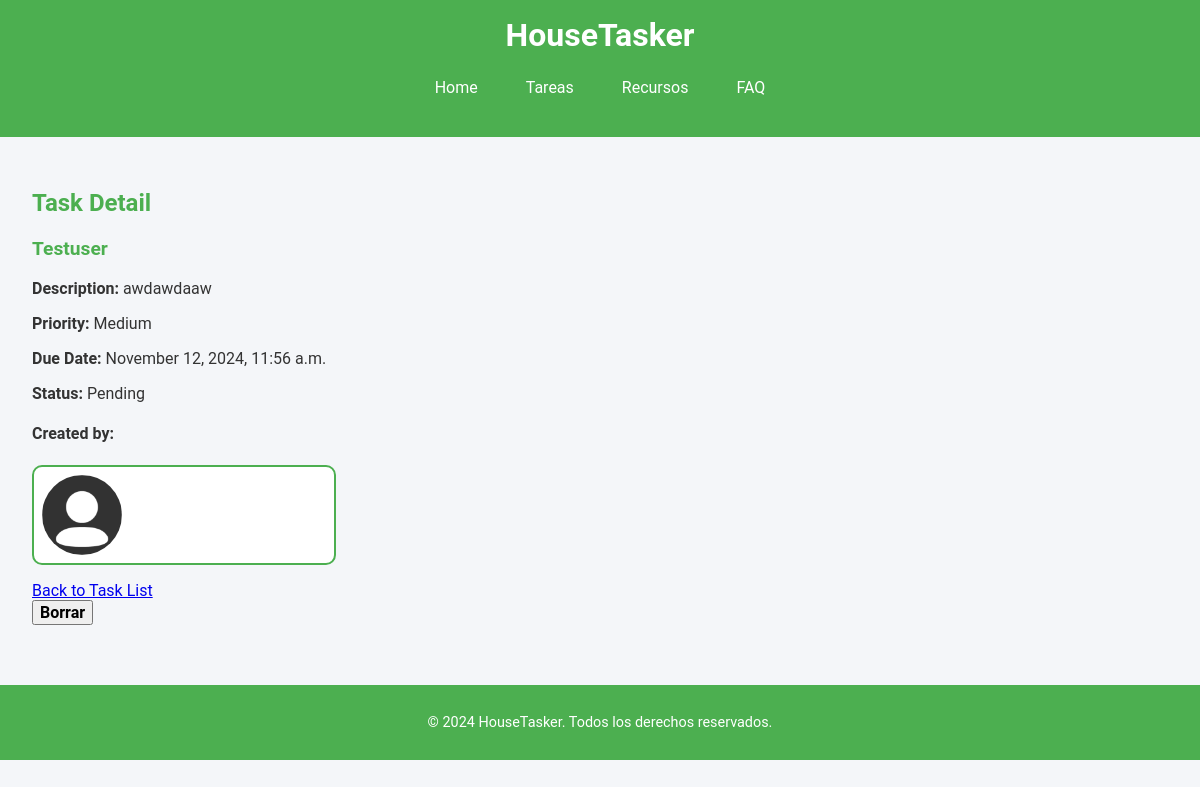
/tasks/6/ (signed in), run on an earlier commit of the app's database.
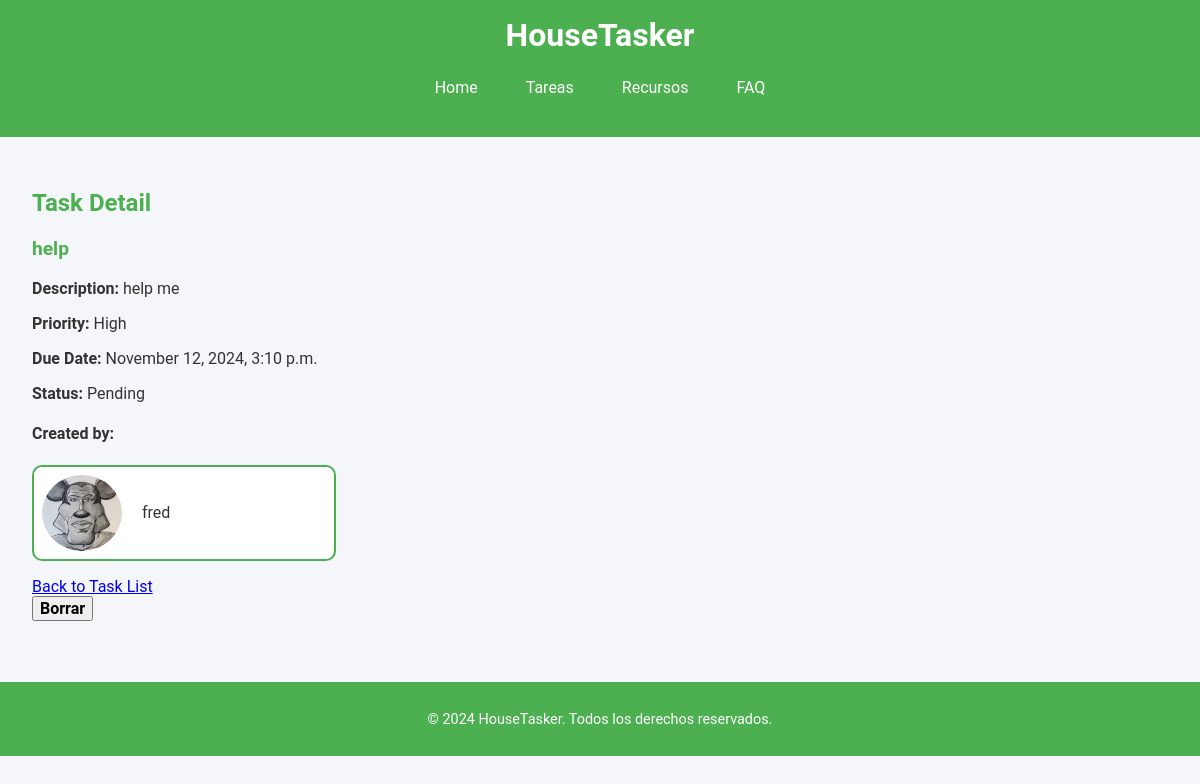
And on a later commit of the database.
### appHouseTasker/models.py (models this page shows, shortened)
class Task(models.Model):
    LOW = 'Low'
    MEDIUM = 'Medium'
    HIGH = 'High'
    PRIORITY_CHOICES = [
        (LOW, 'Low'),
        (MEDIUM, 'Medium'),
        (HIGH, 'High'),
    ]
    title = models.CharField(max_length=255)
    description = models.TextField(blank=True, null=True)
    priority = models.CharField(max_length=6, choices=PRIORITY_CHOICES, default=MEDIUM)
    due_date = models.DateTimeField(default=timezone.now)
    completed = models.BooleanField(default=False)
    created_by = models.ForeignKey(CustomUser, on_delete=models.CASCADE)
    class Meta:
        ordering = ['-due_date', 'priority']

class CustomUser(AbstractUser):
    profile_image = models.ImageField(upload_to='profile-pictures/', blank=True, null=True)

### appHouseTasker/views.py (the view)
# urls.py: path('tasks/<int:task_id>/', views.task_detail, name='task_detail'),  # View task details
@login_required
def task_detail(request, task_id):
    task = get_object_or_404(Task, pk=task_id)
    return render(request, 'task_detail.html', {'task': task})

### appHouseTasker/templates/task_detail.html (shortened to what this page needs)
{% extends "base.html" %}
{% load static %}
{% block head %}
<link rel="stylesheet" href="{% static 'css/task_detail.css' %}">
{% endblock %}
{% block main %}
	{% if task %}
		<h2>Task Detail</h2>
		<h3>{{ task.title }}</h3>
		<p><strong>Description:</strong> {{ task.description|default:"No description provided" }}</p>
		<p><strong>Priority:</strong>
			{% if task.priority == task.LOW %}Low
			{% elif task.priority == task.MEDIUM %}Medium
			{% elif task.priority == task.HIGH %}High
		{% endif %}
		</p>
		<p><strong>Due Date:</strong> {{ task.due_date|date:"F j, Y, g:i a" }}</p>
		<p><strong>Status:</strong> {% if task.completed %}Completed{% else %}Pending{% endif %}</p>
		<h4>Created by:</h4>
		<div class="task-creator">
			{% if task.created_by.profile_image %}
			<img src="{{ task.created_by.profile_image.url }}" alt="{{ task.created_by.username }}'s profile image" class="profile-img">
			{% else %}
			<img src="{% static 'img/default_pfp.png' %}" alt="Default profile image" class="profile-img">
			{% endif %}
			<p>{{ task.created_by.username }}</p>
		</div>
		<a href="{% url 'task_list' %}">Back to Task List</a>
		<form action="{% url 'task_delete' task.id %}" method="post">
			<button type="submit" class="btn btn-danger">Borrar</button>
		</form>
	{% else %}
		<p>No existe esta tarea.</p>
	{% endif %}
{% endblock %}

What changed in the data, as far as the page shows it:
changed Task: title "Testuser" → "help"; description "awdawdaaw" → "help me"; due_date "November 12, 2024, 11:56 a.m." → "November 12, 2024, 3:10 p.m."; created_by.profile_image: picture added; created_by.username (not shown) → "fred"
Also different on the page:
text no longer shown: "Medium"
text now shown: "High"
